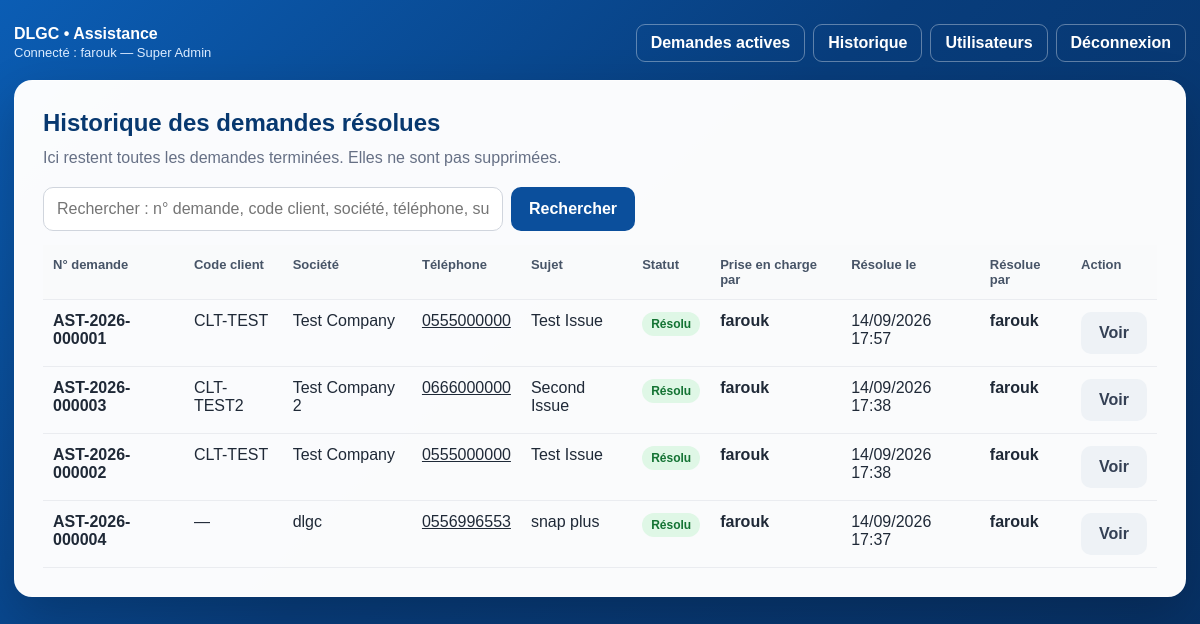
Screenshot of /admin/history.php (signed in) with the database file from the repository.
### tables this page shows
CREATE TABLE `assistance_requests` (
  `id` int(10) UNSIGNED NOT NULL,
  `ticket_code` varchar(30) DEFAULT NULL,
  `client_code` varchar(50) DEFAULT NULL,
  `company_name` varchar(150) NOT NULL,
  `phone` varchar(40) NOT NULL,
  `subject` varchar(180) NOT NULL,
  `description` text NOT NULL,
  `status` enum('nouveau','en_cours','resolu') NOT NULL DEFAULT 'nouveau',
  `assigned_admin_id` int(10) UNSIGNED DEFAULT NULL,
  `resolved_by_admin_id` int(10) UNSIGNED DEFAULT NULL,
  `created_at` timestamp NOT NULL DEFAULT current_timestamp(),
  `started_at` datetime DEFAULT NULL,
  `resolved_at` datetime DEFAULT NULL
);

### lib/bootstrap.php (called while the page is built, shortened)
<?php
function e(?string $value): string
{
    return htmlspecialchars($value ?? '', ENT_QUOTES | ENT_SUBSTITUTE, 'UTF-8');
}
function is_admin_logged_in(): bool
{
    return isset($_SESSION['admin_id']) && is_numeric($_SESSION['admin_id']);
}
function current_admin_role(): string
{
    return (string) ($_SESSION['admin_role'] ?? 'employee');
}
function is_super_admin(): bool
{
    return is_admin_logged_in() && current_admin_role() === 'super_admin';
}
function status_label(string $status): string
{
    return match ($status) {
        'nouveau' => 'Nouveau',
        'en_cours' => 'En cours',
        'resolu' => 'Résolu',
        default => 'Inconnu',
    };
}
function status_class(string $status): string
{
    return match ($status) {
        'nouveau' => 'status-new',
        'en_cours' => 'status-progress',
        'resolu' => 'status-resolved',
        default => '',
    };
}

### admin/history.php (the view, shortened to what this page needs)
<?php
require __DIR__ . '/../lib/bootstrap.php';
$pdo = db();
$q = trim(
    (string) ($_GET['q'] ?? '')
);
$sql = "
    SELECT
        r.*,
        aa.display_name AS assigned_name,
        ra.display_name AS resolved_name
    FROM assistance_requests r
    LEFT JOIN admins aa
        ON aa.id = r.assigned_admin_id
    LEFT JOIN admins ra
        ON ra.id = r.resolved_by_admin_id
    WHERE r.status = 'resolu'
";
$params = [];
$sql .= "
    ORDER BY
        r.resolved_at DESC,
        r.created_at DESC
    LIMIT 500
";
$stmt = $pdo->prepare($sql);
$stmt->execute($params);
$requests = $stmt->fetchAll();
?>
<!DOCTYPE html>
<html lang="fr">
<head>
    <link
        rel="stylesheet"
        href="../assets/css/assistance.css"
    >
</head>
<body>
<main class="admin-shell">
    <?php require __DIR__ . '/_nav.php'; ?>
    <section class="card">
        <h1>
            Historique des demandes résolues
        </h1>
        <p class="lead">
            Ici restent toutes les demandes terminées.
            Elles ne sont pas supprimées.
        </p>
        <div class="toolbar">
            <form
                class="search-form"
                method="get"
            >
                <input
                    name="q"
                    value="<?= e($q) ?>"
                    placeholder="Rechercher : n° demande, code client, société, téléphone, sujet…"
                >
                <button
                    class="btn btn-primary"
                    type="submit"
                >
                    Rechercher
                </button>
            </form>
        </div>
        <div class="table-wrap">
            <table>
                <thead>
                    <tr>
                        <th>
                            N° demande
                        </th>
                        <th>
                            Code client
                        </th>
                        <th>
                            Société
                        </th>
                        <th>
                            Téléphone
                        </th>
                        <th>
                            Sujet
                        </th>
                        <th>
                            Statut
                        </th>
                        <th>
                            Prise en charge par
                        </th>
                        <th>
                            Résolue le
                        </th>
                        <th>
                            Résolue par
                        </th>
                        <th>
                            Action
                        </th>
                    </tr>
                </thead>
                <tbody>
                <?php if (!$requests): ?>
                    <tr>
                        <td
                            colspan="10"
                            class="empty"
                        >
                            Aucune demande résolue.
                        </td>
                    </tr>
                <?php else: ?>
                    <?php foreach ($requests as $request): ?>
                        <tr>
                            <td>
                                <strong>
                                    <?= e($request['ticket_code']) ?>
                                </strong>
                            </td>
                            <td>
                                <?= e(
                                    $request['client_code']
                                    ?: '—'
                                ) ?>
                            </td>
                            <td>
                                <?= e(
                                    $request['company_name']
                                ) ?>
                            </td>
                            <td>
                                <a
                                    href="tel:<?= e(
                                        preg_replace(
                                            '/[^0-9+]/',
                                            '',
                                            $request['phone']
                                        )
                                    ) ?>"
                                >
                                    <?= e($request['phone']) ?>
                                </a>
                            </td>
                            <td>
                                <?= e(
                                    $request['subject']
                                ) ?>
                            </td>
                            <td>
                                <span
                                    class="status <?= e(
                                        status_class(
                                            $request['status']
                                        )
                                    ) ?>"
                                >
                                    <?= e(
                                        status_label(
                                            $request['status']
                                        )
                                    ) ?>
                                </span>
                            </td>
                            <td>
                                <?php if ($request['assigned_name']): ?>
                                    <strong>
                                        <?= e(
                                            $request['assigned_name']
                                        ) ?>
                                    </strong>
                                <?php else: ?>
                                    <span class="small">
                                        —
                                    </span>
                                <?php endif; ?>
                            </td>
                            <td>
                                <?php if ($request['resolved_at']): ?>
                                    <?= e(
                                        date(
                                            'd/m/Y H:i',
                                            strtotime(
                                                $request['resolved_at']
                                            )
                                        )
                                    ) ?>
                                <?php else: ?>
                                    —
                                <?php endif; ?>
                            </td>
                            <td>
                                <?php if ($request['resolved_name']): ?>
                                    <strong>
                                        <?= e(
                                            $request['resolved_name']
                                        ) ?>
                                    </strong>
                                <?php else: ?>
                                    <span class="small">
                                        —
                                    </span>
                                <?php endif; ?>
                            </td>
                            <td>
                                <a
                                    class="btn btn-light"
                                    href="ticket.php?id=<?= (int) $request['id'] ?>"
                                >
                                    Voir
                                </a>
                            </td>
                        </tr>
                    <?php endforeach; ?>
                <?php endif; ?>
                </tbody>
            </table>
        </div>
    </section>
</main>
</body>
</html>

### admin/_nav.php
<nav class="admin-nav">
    <div>
        <strong>
            DLGC • Assistance
        </strong>
        <br>
        <span class="small" style="color:#dcecff;">
            Connecté :
            <?= e($_SESSION['admin_name'] ?? 'Admin') ?>
            <?php if (is_super_admin()): ?>
                — Super Admin
            <?php endif; ?>
        </span>
    </div>
    <div class="admin-links">
        <a href="index.php">
            Demandes actives
        </a>
        <a href="history.php">
            Historique
        </a>
        <?php if (is_super_admin()): ?>
            <a href="users.php">
                Utilisateurs
            </a>
        <?php endif; ?>
        <a href="logout.php">
            Déconnexion
        </a>
    </div>
</nav>

### assets/css/assistance.css (style rules this page uses)
:root { --blue: #0b4f9c; --blue-dark: #07386f; --green: #2f9e55; --green-light: #dff7e6; --yellow-light: #fff3bf; --red: #b42318; --text: #1f2937; --muted: #667085; --border: #d0d5dd; --page: #f4f7fb; --white: #ffffff; }
* { box-sizing: border-box; }
body { margin: 0; font-family: Arial, Helvetica, sans-serif; color: var(--text); background: linear-gradient(135deg, #0b5db4 0%, #083d7c 45%, #072f61 100%); min-height: 100vh; }
a { color: inherit; }
.card { background: rgba(255,255,255,.98); border: 1px solid rgba(255,255,255,.45); border-radius: 18px; box-shadow: 0 18px 50px rgba(0,0,0,.20); padding: 28px; }
h1, h2, h3 { margin-top: 0; }
h1 { color: var(--blue-dark); margin-bottom: 8px; }
.lead { color: var(--muted); margin-top: 0; line-height: 1.6; }
input, textarea, select { width: 100%; border: 1px solid var(--border); border-radius: 10px; padding: 12px 13px; font: inherit; background: #fff; color: var(--text); outline: none; }
.btn { display: inline-flex; align-items: center; justify-content: center; gap: 8px; border: 0; border-radius: 10px; padding: 12px 18px; font: inherit; font-weight: 800; cursor: pointer; text-decoration: none; }
.btn-primary { background: var(--blue); color: #fff; }
.btn-light { background: #eef2f6; color: #344054; }
.admin-shell { width: min(100% - 28px, 1250px); margin: 0 auto; padding: 24px 0 48px; }
.admin-nav { display: flex; flex-wrap: wrap; justify-content: space-between; align-items: center; gap: 12px; margin-bottom: 18px; color: #fff; }
.admin-links { display: flex; flex-wrap: wrap; gap: 8px; }
.admin-links a { color: #fff; text-decoration: none; border: 1px solid rgba(255,255,255,.35); padding: 9px 14px; border-radius: 9px; font-weight: 700; transition: all 0.15s ease-in-out; }
.toolbar { display: flex; gap: 10px; flex-wrap: wrap; justify-content: space-between; align-items: center; margin-bottom: 14px; }
.search-form { display: flex; gap: 8px; flex: 1; min-width: 260px; }
.search-form input { max-width: 460px; }
.table-wrap { overflow-x: auto; }
table { width: 100%; border-collapse: collapse; min-width: 860px; }
th, td { text-align: left; padding: 12px 10px; border-bottom: 1px solid #eaecf0; vertical-align: top; }
th { color: #475467; font-size: 13px; background: #f9fafb; }
.status { display: inline-flex; align-items: center; border-radius: 999px; padding: 5px 9px; font-size: 12px; font-weight: 800; white-space: nowrap; }
.status-resolved { background: var(--green-light); color: #137333; }
.small { font-size: 13px; color: var(--muted); }

### rows the page displays
assistance_requests: ticket_code "AST-2026-000001", client_code "CLT-TEST", company_name "Test Company", phone "0555000000", subject "Test Issue", status "Résolu", assigned_admin.display_name "farouk", resolved_at "14/09/2026 17:57"
assistance_requests: ticket_code "AST-2026-000003", client_code "CLT-TEST2", company_name "Test Company 2", phone "0666000000", subject "Second Issue", status "Résolu", assigned_admin.display_name "farouk", resolved_at "14/09/2026 17:38"
assistance_requests: ticket_code "AST-2026-000002", client_code "CLT-TEST", company_name "Test Company", phone "0555000000", subject "Test Issue", status "Résolu", assigned_admin.display_name "farouk", resolved_at "14/09/2026 17:38"
assistance_requests: ticket_code "AST-2026-000004", client_code "—", company_name "dlgc", phone "0556996553", subject "snap plus", status "Résolu", assigned_admin.display_name "farouk", resolved_at "14/09/2026 17:37"

### other values shown
$_SESSION['admin_name'] "farouk"
